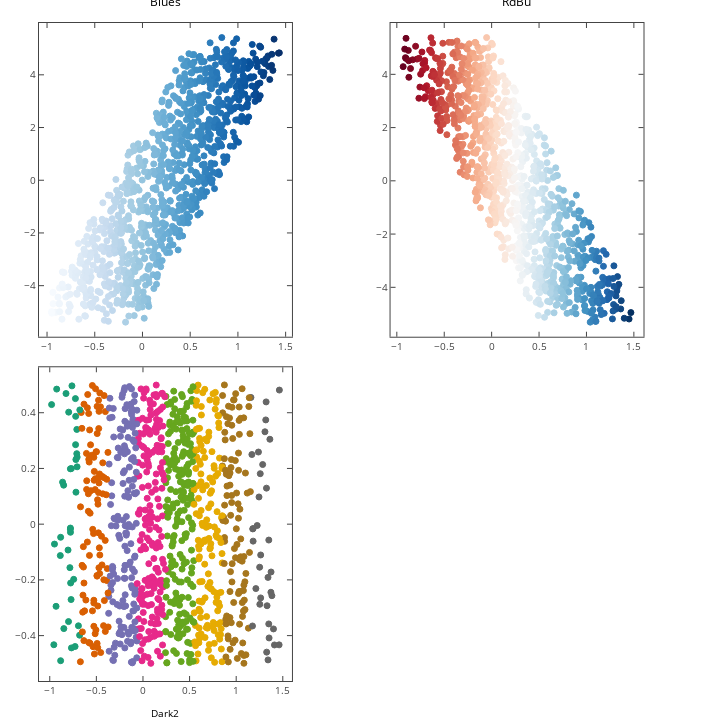

Here is the notebook cell this chart was saved with:
### Code cell
# Plot as matplotlib

fig = plt.figure(figsize = (10,10))
num=1000
num = 1000
s = 121
x1 = np.linspace(-0.5,1,num) + (0.5 - np.random.rand(num))
y1 = np.linspace(-5,5,num) + (0.5 - np.random.rand(num))
x2 = np.linspace(-0.5,1,num) + (0.5 - np.random.rand(num))
y2 = np.linspace(5,-5,num) + (0.5 - np.random.rand(num))
x3 = np.linspace(-0.5,1,num) + (0.5 - np.random.rand(num))
y3 = (0.5 - np.random.rand(num))

ax1 = fig.add_subplot(221)
cb1 = ax1.scatter(x1, y1, c=x1, cmap=plt.cm.get_cmap('Blues'))
plt.colorbar(cb1, ax=ax1)
ax1.set_title('Blues')

ax2 = fig.add_subplot(222)
cb2 = ax2.scatter(x2, y2, c=x2, cmap=plt.cm.get_cmap('RdBu'))
plt.colorbar(cb2, ax=ax2)
ax2.set_title('RdBu')
ax3 = fig.add_subplot(223)
cb3 = ax3.scatter(x3, y3, c=x3, cmap=plt.cm.get_cmap('Dark2'))
plt.colorbar(cb3, ax=ax3)
ax3.set_xlabel('Dark2')
plt.tight_layout(pad=0.8, w_pad=0.8, h_pad=1.0)

iplot_mpl(fig)

### Figure 1 — Plotly figure (JSON) as saved in the notebook; plotly's stock layout.template omitted (floating-point values rounded to 4 significant figures; data arrays with more than 128 entries replaced by an {"elided": "..."} marker saying what was removed)
{"data": [{"marker": {"color": {"elided": "1000 str values"}, "line": {"color": {"elided": "1000 str values"}, "width": 1}, "size": 6, "symbol": "dot"}, "mode": "markers", "type": "scatter", "uid": "dec6e1", "x": {"elided": "1000 float values"}, "xaxis": "x", "y": {"elided": "1000 float values"}, "yaxis": "y"}, {"marker": {"color": {"elided": "1000 str values"}, "line": {"color": {"elided": "1000 str values"}, "width": 1}, "size": 6, "symbol": "dot"}, "mode": "markers", "type": "scatter", "uid": "5820cf", "x": {"elided": "1000 float values"}, "xaxis": "x3", "y": {"elided": "1000 float values"}, "yaxis": "y3"}, {"marker": {"color": {"elided": "1000 str values"}, "line": {"color": {"elided": "1000 str values"}, "width": 1}, "size": 6, "symbol": "dot"}, "mode": "markers", "type": "scatter", "uid": "aa66b9", "x": {"elided": "1000 float values"}, "xaxis": "x5", "y": {"elided": "1000 float values"}, "yaxis": "y5"}], "layout": {"annotations": [{"font": {"color": "#000000", "size": 12}, "showarrow": false, "text": "Blues", "x": 0.1991, "xanchor": "center", "xref": "paper", "y": 1.017, "yanchor": "bottom", "yref": "paper"}, {"font": {"color": "#000000", "size": 12}, "showarrow": false, "text": "RdBu", "x": 0.7514, "xanchor": "center", "xref": "paper", "y": 1.017, "yanchor": "bottom", "yref": "paper"}], "autosize": false, "height": 720, "hovermode": "closest", "margin": {"b": 39, "l": 39, "pad": 0, "r": 45, "t": 23}, "showlegend": false, "width": 720, "xaxis": {"anchor": "y", "domain": [0, 0.3977], "mirror": "ticks", "nticks": 8, "range": [-1.084, 1.566], "showgrid": false, "showline": true, "side": "bottom", "tickfont": {"size": 10}, "ticks": "inside", "type": "linear", "zeroline": false}, "xaxis2": {"anchor": "y2", "domain": [0.4226, 0.4473], "mirror": false, "nticks": 0, "range": [0, 1], "showgrid": false, "showline": false, "side": "bottom", "ticks": "inside", "type": "linear", "zeroline": false}, "xaxis3": {"anchor": "y3", "domain": [0.5527, 0.9505], "mirror": "ticks", "nticks": 8, "range": [-1.066, 1.602], "showgrid": false, "showline": true, "side": "bottom", "tickfont": {"size": 10}, "ticks": "inside", "type": "linear", "zeroline": false}, "xaxis4": {"anchor": "y4", "domain": [0.9754, 1], "mirror": false, "nticks": 0, "range": [0, 1], "showgrid": false, "showline": false, "side": "bottom", "ticks": "inside", "type": "linear", "zeroline": false}, "xaxis5": {"anchor": "y5", "domain": [0, 0.3977], "mirror": "ticks", "nticks": 8, "range": [-1.115, 1.598], "showgrid": false, "showline": true, "side": "bottom", "tickfont": {"size": 10}, "ticks": "inside", "title": "Dark2", "titlefont": {"color": "#000000", "size": 10}, "type": "linear", "zeroline": false}, "xaxis6": {"anchor": "y6", "domain": [0.4226, 0.4473], "mirror": false, "nticks": 0, "range": [0, 1], "showgrid": false, "showline": false, "side": "bottom", "ticks": "inside", "type": "linear", "zeroline": false}, "yaxis": {"anchor": "x", "domain": [0.5232, 1], "mirror": "ticks", "nticks": 7, "range": [-5.937, 5.966], "showgrid": false, "showline": true, "side": "left", "tickfont": {"size": 10}, "ticks": "inside", "type": "linear", "zeroline": false}, "yaxis2": {"anchor": "x2", "domain": [0.5232, 1], "dtick": 0.2096, "mirror": false, "range": [0, 1], "showgrid": false, "showline": false, "side": "right", "tick0": 0.1894, "tickfont": {"size": 10}, "tickmode": false, "ticks": "inside", "type": "linear", "zeroline": false}, "yaxis3": {"anchor": "x3", "domain": [0.5232, 1], "mirror": "ticks", "nticks": 7, "range": [-5.856, 5.928], "showgrid": false, "showline": true, "side": "left", "tickfont": {"size": 10}, "ticks": "inside", "type": "linear", "zeroline": false}, "yaxis4": {"anchor": "x4", "domain": [0.5232, 1], "dtick": 0.2082, "mirror": false, "range": [0, 1], "showgrid": false, "showline": false, "side": "right", "tick0": 0.1803, "tickfont": {"size": 10}, "tickmode": false, "ticks": "inside", "type": "linear", "zeroline": false}, "yaxis5": {"anchor": "x5", "domain": [0, 0.4768], "mirror": "ticks", "nticks": 7, "range": [-0.5629, 0.5631], "showgrid": false, "showline": true, "side": "left", "tickfont": {"size": 10}, "ticks": "inside", "type": "linear", "zeroline": false}, "yaxis6": {"anchor": "x6", "domain": [0, 0.4768], "dtick": 0.2046, "mirror": false, "range": [0, 1], "showgrid": false, "showline": false, "side": "right", "tick0": 0.1965, "tickfont": {"size": 10}, "tickmode": false, "ticks": "inside", "type": "linear", "zeroline": false}}}
